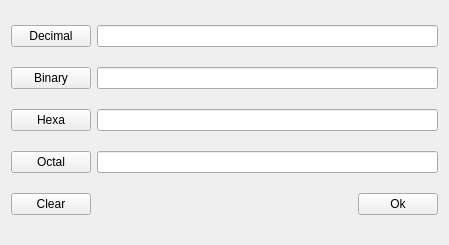
<?xml version="1.0" encoding="UTF-8"?>
<ui version="4.0">
 <class>baseConverter_gui</class>
 <widget class="QWidget" name="baseConverter_gui">
  <property name="geometry">
   <rect>
    <x>0</x>
    <y>0</y>
    <width>449</width>
    <height>245</height>
   </rect>
  </property>
  <property name="windowTitle">
   <string>Base converter</string>
  </property>
  <property name="windowIcon">
   <iconset resource="../mathgraphica.qrc">
    <normaloff>:/images/images/binary.png</normaloff>:/images/images/binary.png</iconset>
  </property>
  <layout class="QGridLayout" name="gridLayout">
   <item row="3" column="0">
    <widget class="QPushButton" name="pushButton_octal">
     <property name="text">
      <string>Octal</string>
     </property>
    </widget>
   </item>
   <item row="1" column="0">
    <widget class="QPushButton" name="pushButton_binary">
     <property name="text">
      <string>Binary</string>
     </property>
    </widget>
   </item>
   <item row="0" column="0">
    <widget class="QPushButton" name="pushButton_decimal">
     <property name="text">
      <string>Decimal</string>
     </property>
    </widget>
   </item>
   <item row="2" column="0">
    <widget class="QPushButton" name="pushButton_hexadecimal">
     <property name="text">
      <string>Hexa</string>
     </property>
    </widget>
   </item>
   <item row="1" column="1" colspan="2">
    <widget class="QLineEdit" name="lineEdit_binary"/>
   </item>
   <item row="4" column="2">
    <widget class="QPushButton" name="pushButton_ok">
     <property name="text">
      <string>Ok</string>
     </property>
    </widget>
   </item>
   <item row="2" column="1" colspan="2">
    <widget class="QLineEdit" name="lineEdit_hexadecimal"/>
   </item>
   <item row="3" column="1" colspan="2">
    <widget class="QLineEdit" name="lineEdit_octal"/>
   </item>
   <item row="0" column="1" colspan="2">
    <widget class="QLineEdit" name="lineEdit_decimal"/>
   </item>
   <item row="4" column="0">
    <widget class="QPushButton" name="pushButton_clear">
     <property name="text">
      <string>Clear</string>
     </property>
    </widget>
   </item>
   <item row="4" column="1">
    <spacer name="horizontalSpacer">
     <property name="orientation">
      <enum>Qt::Horizontal</enum>
     </property>
     <property name="sizeHint" stdset="0">
      <size>
       <width>40</width>
       <height>20</height>
      </size>
     </property>
    </spacer>
   </item>
  </layout>
 </widget>
 <resources>
  <include location="../mathgraphica.qrc"/>
 </resources>
 <connections/>
</ui>
